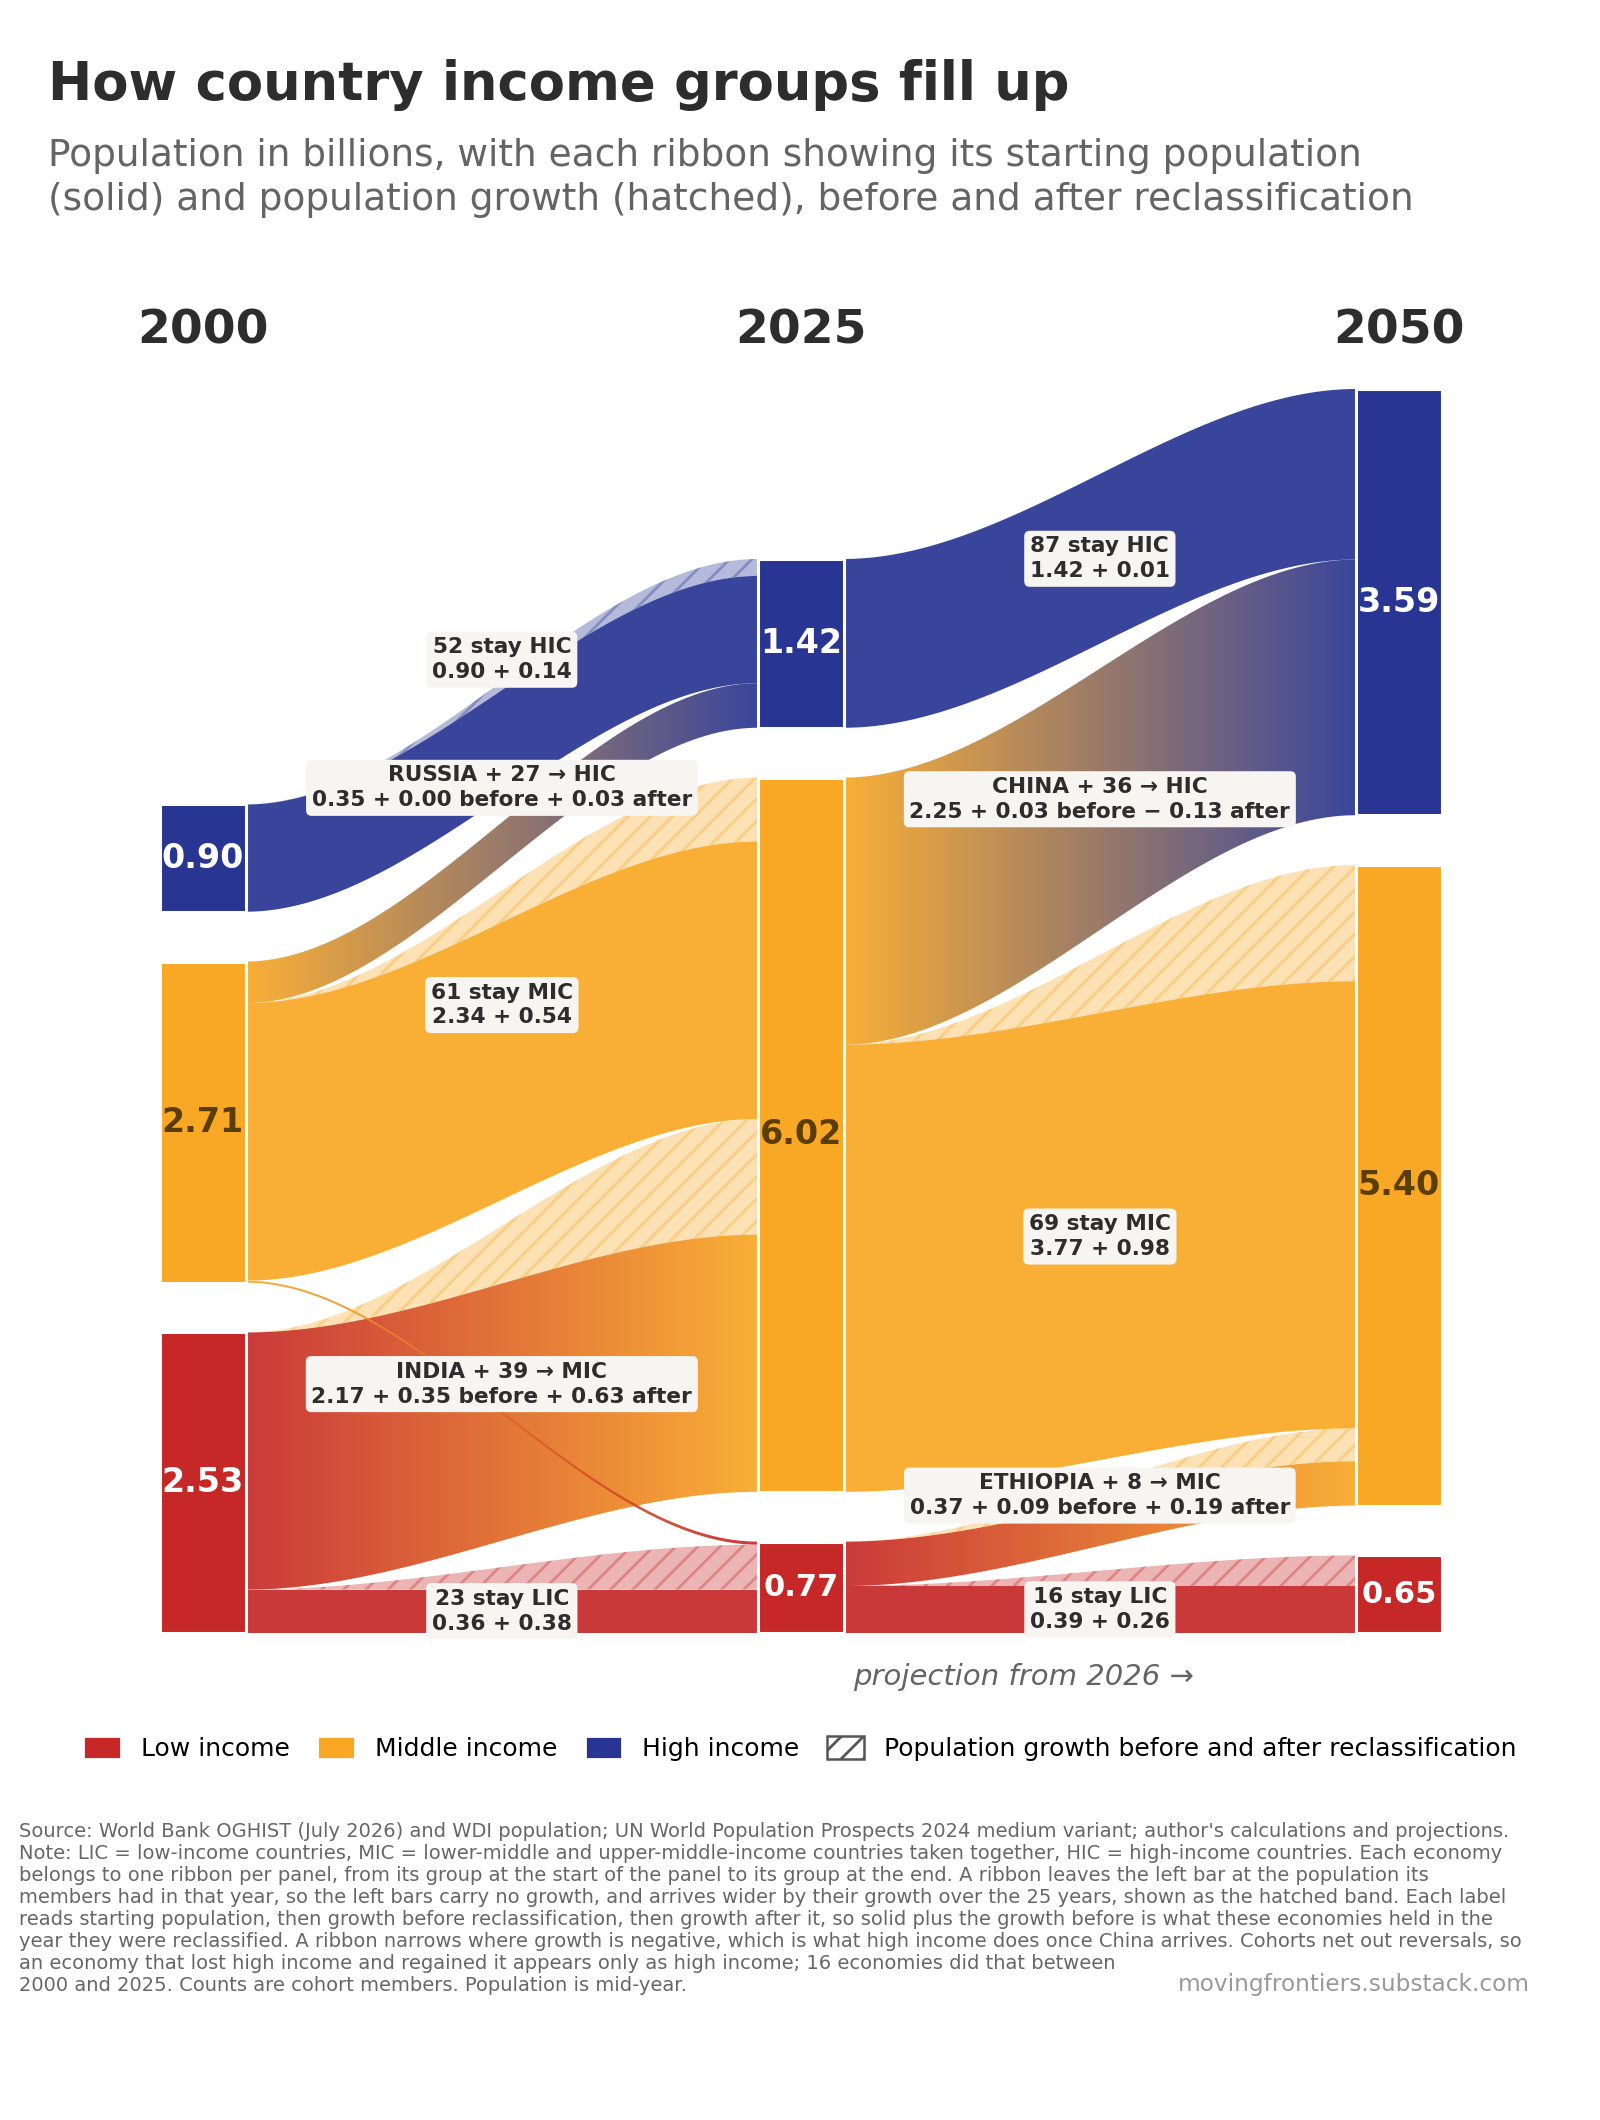

Write Python code to recreate this figure.
"""
chart-10-how-country-income-groups-fill-up
==========================================

Self-sufficient. Needs only Python with pandas-free stdlib plus numpy and
matplotlib. Run it in an empty directory:

    python3 chart-10-how-country-income-groups-fill-up.py

Writes chart-10-how-country-income-groups-fill-up.png and .csv.

-----------------------------------------------------------------------------
PROVENANCE
-----------------------------------------------------------------------------
Sources, frozen and embedded below. Do not swap the embedded table for a live
call, a download, or a re-read of the workbook: the output is pinned to these
vintages and must run offline.

  World Bank, Country Analytical History (OGHIST), July 2026 vintage
      income classification of each economy, 1987 to 2025
  World Bank, World Development Indicators, SP.POP.TOTL
      population to 2025
  United Nations, World Population Prospects 2024, medium variant
      population from 2026, rebased to each economy's 2025 level

  Classification from 2026 and population from 2026 are PROJECTIONS produced by
  the author's workbook income-classification-2050.xlsx, not read from any
  publisher. Each economy grows at its decade-median rate subject to a floor
  equal to threshold drift and a group-specific cap, 21 economies are held at
  their 2025 class, and no economy is downgraded after 2025.

  Freeze date: 28 August 2026, from income-classification-2050.xlsx.

DERIVED VALUES
  COHORTS is derived, not raw. Each record is one economy in one panel, and its
  three growth fields are the sum of that economy's annual population changes
  credited to the group it held at the start of each year. Those annual series
  are not recoverable from this file.
  LEVELS is embedded rather than summed from COHORTS because the original read
  totalled with pandas, whose pairwise summation differs from a left-to-right
  Python sum in the last few bits. The script asserts the two agree to 1e-9.
  N_LEFT_HIC_2000_2025 is a count over the annual classification series and
  likewise cannot be recomputed from COHORTS. It defends a caption claim.

DUPLICATION
  COHORTS and LEVELS also appear in
  chart-11-how-population-growth-and-reclassification-affect-income-group-size.py.
  The duplication is deliberate so that each file stays single-file
  self-sufficient.

-----------------------------------------------------------------------------
METHOD
-----------------------------------------------------------------------------
Each economy belongs to exactly one cohort per panel, defined by its group at
the start and its group at the end. A cohort leaves the left bar at its base
population, so the left bars carry no growth, and arrives at the right bar wider
by the growth of those members over the 25 years. Growth is credited to the
group the economy held at the start of each year, which splits it into growth
before the move and growth after it. Base plus growth-before is the population
in the year of the reclassification.

Cohorts net out reversals: an economy that lost high income and regained it
appears only as high income. Sixteen economies did that between 2000 and 2025.

Layout is measured, not eyeballed. Flow labels are placed by a collision
resolver against rendered bounding boxes, and the caption block is anchored to
the legend's measured bottom edge.
"""
import csv
import os
import numpy as np
import matplotlib
matplotlib.use('Agg')
import matplotlib.pyplot as plt
from matplotlib import font_manager
from matplotlib.path import Path
from matplotlib.patches import PathPatch, Rectangle
from matplotlib.colors import LinearSegmentedColormap

STEM = 'chart-10-how-country-income-groups-fill-up'
DPI = 200

# --------------------------------------------------------------- embedded data
# One record per economy per panel, in the order the original read produced
# (economies sorted by ISO code), which the accumulations below depend on.
#   kind 'c' cohort, present in the classification at both ends of the panel
#   kind 'e' enters the classification during the panel
#   (kind, economy, origin, destination, base, growth_LIC, growth_MIC,
#    growth_HIC, end)  -- populations in millions, mid-year
COHORTS = {
    (2000, 2025): [
        ('c', 'Aruba', 'HIC', 'HIC', 0.091, 0.0, 0.0, 0.018000000000000002, 0.109),
        ('c', 'Afghanistan', 'LIC', 'LIC', 20.13, 23.714000000000002, 0.0, 0.0, 43.844),
        ('c', 'Angola', 'LIC', 'MIC', 16.195, 2.405000000000001, 20.439999999999998, 0.0, 39.04),
        ('c', 'Albania', 'MIC', 'MIC', 3.089, 0.0, -0.7389999999999999, 0.0, 2.35),
        ('c', 'Andorra', 'HIC', 'HIC', 0.066, 0.0, 0.0, 0.017, 0.083),
        ('c', 'United Arab Emirates', 'HIC', 'HIC', 3.494, 0.0, 0.0, 8.019, 11.513),
        ('c', 'Argentina', 'MIC', 'MIC', 37.214, 0.0, 7.818000000000005, 0.8189999999999955, 45.851),
        ('c', 'Armenia', 'LIC', 'MIC', 3.221, -0.020999999999999908, -0.11299999999999999, 0.0, 3.087),
        ('c', 'American Samoa', 'MIC', 'HIC', 0.057, 0.0, -0.009000000000000001, -0.0020000000000000018, 0.046),
        ('c', 'Antigua and Barbuda', 'MIC', 'HIC', 0.075, 0.0, 0.006999999999999992, 0.01200000000000001, 0.094),
        ('c', 'Australia', 'HIC', 'HIC', 19.029, 0.0, 0.0, 8.585, 27.614),
        ('c', 'Austria', 'HIC', 'HIC', 8.012, 0.0, 0.0, 1.1959999999999997, 9.208),
        ('c', 'Azerbaijan', 'LIC', 'MIC', 8.049, 0.1850000000000005, 2.013, 0.0, 10.247),
        ('c', 'Burundi', 'LIC', 'LIC', 6.47, 7.920000000000001, 0.0, 0.0, 14.39),
        ('c', 'Belgium', 'HIC', 'HIC', 10.251, 0.0, 0.0, 1.6910000000000007, 11.942),
        ('c', 'Benin', 'LIC', 'MIC', 7.222, 5.505, 2.0869999999999997, 0.0, 14.814),
        ('c', 'Burkina Faso', 'LIC', 'LIC', 11.926, 12.149, 0.0, 0.0, 24.075),
        ('c', 'Bangladesh', 'LIC', 'MIC', 134.544, 23.420999999999992, 17.72200000000001, 0.0, 175.687),
        ('c', 'Bulgaria', 'MIC', 'HIC', 8.17, 0.0, -1.7229999999999999, -0.014000000000000234, 6.433),
        ('c', 'Bahrain', 'MIC', 'HIC', 0.638, 0.0, 0.02300000000000002, 0.9390000000000001, 1.6),
        ('c', 'Bahamas, The', 'HIC', 'HIC', 0.324, 0.0, 0.0, 0.07900000000000001, 0.403),
        ('c', 'Bosnia and Herzegovina', 'MIC', 'MIC', 4.16, 0.0, -1.02, 0.0, 3.14),
        ('c', 'Belarus', 'MIC', 'MIC', 9.98, 0.0, -0.8940000000000001, 0.0, 9.086),
        ('c', 'Belize', 'MIC', 'MIC', 0.241, 0.0, 0.182, 0.0, 0.423),
        ('c', 'Bermuda', 'HIC', 'HIC', 0.062, 0.0, 0.0, 0.0030000000000000027, 0.065),
        ('c', 'Bolivia', 'MIC', 'MIC', 8.606, 0.0, 3.976000000000001, 0.0, 12.582),
        ('c', 'Brazil', 'MIC', 'MIC', 174.018, 0.0, 38.79400000000001, 0.0, 212.812),
        ('c', 'Barbados', 'HIC', 'HIC', 0.262, 0.0, 0.006000000000000005, 0.014999999999999958, 0.283),
        ('c', 'Brunei Darussalam', 'HIC', 'HIC', 0.326, 0.0, 0.0, 0.14, 0.466),
        ('c', 'Bhutan', 'LIC', 'MIC', 0.597, 0.07400000000000007, 0.126, 0.0, 0.797),
        ('c', 'Botswana', 'MIC', 'MIC', 1.677, 0.0, 0.8849999999999998, 0.0, 2.562),
        ('c', 'Central African Republic', 'LIC', 'LIC', 3.833, 1.6799999999999997, 0.0, 0.0, 5.513),
        ('c', 'Canada', 'HIC', 'HIC', 30.686, 0.0, 0.0, 10.966000000000001, 41.652),
        ('c', 'Switzerland', 'HIC', 'HIC', 7.184, 0.0, 0.0, 1.9080000000000004, 9.092),
        ('c', 'Channel Islands', 'HIC', 'HIC', 0.148, 0.0, 0.0, 0.020000000000000018, 0.168),
        ('c', 'Chile', 'MIC', 'HIC', 15.504, 0.0, 2.014999999999999, 2.341000000000001, 19.86),
        ('c', 'China', 'MIC', 'MIC', 1262.645, 0.0, 143.94000000000005, 0.0, 1406.585),
        ('c', "Côte d'Ivoire", 'LIC', 'MIC', 17.699, 3.8149999999999977, 11.198000000000004, 0.0, 32.712),
        ('c', 'Cameroon', 'LIC', 'MIC', 14.913, 2.161999999999999, 12.804000000000002, 0.0, 29.879),
        ('c', 'Congo, Dem. Rep.', 'LIC', 'LIC', 50.507, 62.324999999999996, 0.0, 0.0, 112.832),
        ('c', 'Congo, Rep.', 'LIC', 'MIC', 3.151, 0.5450000000000004, 2.788, 0.0, 6.484),
        ('c', 'Colombia', 'MIC', 'MIC', 39.09, 0.0, 14.335999999999999, 0.0, 53.426),
        ('c', 'Comoros', 'LIC', 'MIC', 0.536, 0.236, 0.11099999999999999, 0.0, 0.883),
        ('c', 'Cabo Verde', 'MIC', 'MIC', 0.453, 0.0, 0.07400000000000001, 0.0, 0.527),
        ('c', 'Costa Rica', 'MIC', 'HIC', 3.938, 0.0, 1.1919999999999997, 0.022999999999999687, 5.153),
        ('c', 'Cuba', 'MIC', 'MIC', 11.109, 0.0, -0.1720000000000006, 0.0, 10.937),
        ('e', 'Curaçao', '', 'HIC', 0.0, 0.0, 0.0, 0.0, 0.156),
        ('c', 'Cayman Islands', 'HIC', 'HIC', 0.04, 0.0, 0.0, 0.036, 0.076),
        ('c', 'Cyprus', 'HIC', 'HIC', 0.948, 0.0, 0.0, 0.42300000000000004, 1.371),
        ('c', 'Czechia', 'MIC', 'HIC', 10.255, 0.0, -0.016000000000000014, 0.6479999999999997, 10.887),
        ('c', 'Germany', 'HIC', 'HIC', 82.212, 0.0, 0.0, 1.2789999999999964, 83.491),
        ('c', 'Djibouti', 'MIC', 'MIC', 0.747, 0.0, 0.43699999999999994, 0.0, 1.184),
        ('c', 'Dominica', 'MIC', 'MIC', 0.069, 0.0, -0.0030000000000000027, 0.0, 0.066),
        ('c', 'Denmark', 'HIC', 'HIC', 5.34, 0.0, 0.0, 0.6690000000000005, 6.009),
        ('c', 'Dominican Republic', 'MIC', 'MIC', 8.584, 0.0, 2.936, 0.0, 11.52),
        ('c', 'Algeria', 'MIC', 'MIC', 30.904, 0.0, 16.531000000000002, 0.0, 47.435),
        ('c', 'Ecuador', 'MIC', 'MIC', 12.689, 0.0, 5.600999999999999, 0.0, 18.29),
        ('c', 'Egypt, Arab Rep.', 'MIC', 'MIC', 73.083, 0.0, 45.283, 0.0, 118.366),
        ('c', 'Eritrea', 'LIC', 'LIC', 2.247, 1.3600000000000003, 0.0, 0.0, 3.607),
        ('c', 'Spain', 'HIC', 'HIC', 40.568, 0.0, 0.0, 8.786999999999999, 49.355),
        ('c', 'Estonia', 'MIC', 'HIC', 1.397, 0.0, -0.050000000000000044, 0.019000000000000128, 1.366),
        ('c', 'Ethiopia', 'LIC', 'LIC', 67.411, 68.061, 0.0, 0.0, 135.472),
        ('c', 'Finland', 'HIC', 'HIC', 5.176, 0.0, 0.0, 0.46999999999999975, 5.646),
        ('c', 'Fiji', 'MIC', 'MIC', 0.841, 0.0, 0.09200000000000008, 0.0, 0.933),
        ('c', 'France', 'HIC', 'HIC', 60.919, 0.0, 0.0, 7.801000000000002, 68.72),
        ('c', 'Faeroe Islands', 'HIC', 'HIC', 0.046, 0.0, 0.0, 0.009000000000000001, 0.055),
        ('c', 'Micronesia, Fed. Sts.', 'MIC', 'MIC', 0.112, 0.0, 0.0020000000000000018, 0.0, 0.114),
        ('c', 'Gabon', 'MIC', 'MIC', 1.276, 0.0, 1.317, 0.0, 2.593),
        ('c', 'United Kingdom', 'HIC', 'HIC', 58.893, 0.0, 0.0, 10.593999999999994, 69.487),
        ('c', 'Georgia', 'LIC', 'MIC', 4.077, -0.125, -0.016000000000000014, 0.0, 3.936),
        ('c', 'Ghana', 'LIC', 'MIC', 19.637, 5.838000000000001, 9.588999999999999, 0.0, 35.064),
        ('e', 'Gibraltar', '', 'HIC', 0.0, 0.0, 0.0, 0.0, 0.04),
        ('c', 'Guinea', 'LIC', 'MIC', 8.429, 5.6259999999999994, 1.045, 0.0, 15.1),
        ('c', 'Gambia, The', 'LIC', 'LIC', 1.455, 1.367, 0.0, 0.0, 2.822),
        ('c', 'Guinea-Bissau', 'LIC', 'LIC', 1.235, 1.015, 0.0, 0.0, 2.25),
        ('c', 'Equatorial Guinea', 'MIC', 'MIC', 0.703, 0.15000000000000002, 0.667, 0.4179999999999999, 1.938),
        ('c', 'Greece', 'HIC', 'HIC', 10.806, 0.0, 0.0, -0.39199999999999946, 10.414),
        ('c', 'Grenada', 'MIC', 'MIC', 0.107, 0.0, 0.010000000000000009, 0.0, 0.117),
        ('c', 'Greenland', 'HIC', 'HIC', 0.056, 0.0, 0.0, 0.0010000000000000009, 0.057),
        ('c', 'Guatemala', 'MIC', 'MIC', 11.698, 0.0, 6.989999999999998, 0.0, 18.688),
        ('c', 'Guam', 'HIC', 'HIC', 0.16, 0.0, 0.0, 0.009000000000000008, 0.169),
        ('c', 'Guyana', 'MIC', 'HIC', 0.765, 0.0, 0.05699999999999994, 0.014000000000000012, 0.836),
        ('c', 'Hong Kong SAR, China', 'HIC', 'HIC', 6.665, 0.0, 0.0, 0.8339999999999996, 7.499),
        ('c', 'Honduras', 'MIC', 'MIC', 6.578, 0.0, 4.428, 0.0, 11.006),
        ('c', 'Croatia', 'MIC', 'HIC', 4.468, 0.0, -0.2240000000000002, -0.3679999999999999, 3.876),
        ('c', 'Haiti', 'LIC', 'MIC', 8.303, 2.940999999999999, 0.6620000000000008, 0.0, 11.906),
        ('c', 'Hungary', 'MIC', 'HIC', 10.211, 0.0, -0.24200000000000088, -0.45500000000000007, 9.514),
        ('c', 'Indonesia', 'LIC', 'MIC', 216.078, 8.969999999999999, 60.673, 0.0, 285.721),
        ('c', 'Isle of Man', 'MIC', 'HIC', 0.076, 0.0, 0.0010000000000000009, 0.007000000000000006, 0.084),
        ('c', 'India', 'LIC', 'MIC', 1057.923, 132.75299999999993, 273.19000000000005, 0.0, 1463.866),
        ('c', 'Ireland', 'HIC', 'HIC', 3.805, 0.0, 0.0, 1.6789999999999998, 5.484),
        ('c', 'Iran, Islamic Rep.', 'MIC', 'MIC', 66.419, 0.0, 25.99900000000001, 0.0, 92.418),
        ('c', 'Iraq', 'MIC', 'MIC', 24.424, 0.0, 22.597, 0.0, 47.021),
        ('c', 'Iceland', 'HIC', 'HIC', 0.281, 0.0, 0.0, 0.11099999999999999, 0.392),
        ('c', 'Israel', 'HIC', 'HIC', 6.289, 0.0, 0.0, 3.8339999999999996, 10.123),
        ('c', 'Italy', 'HIC', 'HIC', 56.942, 0.0, 0.0, 1.9739999999999966, 58.916),
        ('c', 'Jamaica', 'MIC', 'MIC', 2.608, 0.0, 0.2290000000000001, 0.0, 2.837),
        ('c', 'Jordan', 'MIC', 'MIC', 5.387, 0.0, 6.134000000000001, 0.0, 11.521),
        ('c', 'Japan', 'HIC', 'HIC', 126.843, 0.0, 0.0, -3.475999999999999, 123.367),
        ('c', 'Kazakhstan', 'MIC', 'MIC', 15.501, 0.0, 5.343000000000002, 0.0, 20.844),
        ('c', 'Kenya', 'LIC', 'MIC', 30.643, 15.408000000000001, 11.480999999999995, 0.0, 57.532),
        ('c', 'Kyrgyz Republic', 'LIC', 'MIC', 4.898, 0.8790000000000004, 1.5659999999999998, 0.0, 7.343),
        ('c', 'Cambodia', 'LIC', 'MIC', 12.462, 3.1609999999999996, 2.2249999999999996, 0.0, 17.848),
        ('c', 'Kiribati', 'MIC', 'MIC', 0.089, 0.0, 0.047000000000000014, 0.0, 0.136),
        ('c', 'St. Kitts and Nevis', 'MIC', 'HIC', 0.045, 0.0, 0.0020000000000000018, 0.0, 0.047),
        ('c', 'Korea, Rep.', 'MIC', 'HIC', 47.008, 0.0, 0.36199999999999477, 4.315000000000005, 51.685),
        ('c', 'Kuwait', 'HIC', 'HIC', 1.955, 0.0, 0.0, 2.91, 4.865),
        ('c', 'Lao PDR', 'LIC', 'MIC', 5.431, 0.9029999999999996, 1.5390000000000006, 0.0, 7.873),
        ('c', 'Lebanon', 'MIC', 'MIC', 4.329, 0.0, 1.5200000000000005, 0.0, 5.849),
        ('c', 'Liberia', 'LIC', 'LIC', 2.928, 2.803, 0.0, 0.0, 5.731),
        ('c', 'Libya', 'MIC', 'MIC', 5.305, 0.0, 2.154, 0.0, 7.459),
        ('c', 'St. Lucia', 'MIC', 'MIC', 0.159, 0.0, 0.02099999999999999, 0.0, 0.18),
        ('c', 'Liechtenstein', 'HIC', 'HIC', 0.033, 0.0, 0.0, 0.008, 0.041),
        ('c', 'Sri Lanka', 'MIC', 'MIC', 19.293, 0.0, 2.463000000000001, 0.0, 21.756),
        ('c', 'Lesotho', 'LIC', 'MIC', 2.004, -0.050999999999999934, 0.4099999999999999, 0.0, 2.363),
        ('c', 'Lithuania', 'MIC', 'HIC', 3.5, 0.0, -0.5110000000000001, -0.10000000000000009, 2.889),
        ('c', 'Luxembourg', 'HIC', 'HIC', 0.436, 0.0, 0.0, 0.25100000000000006, 0.687),
        ('c', 'Latvia', 'MIC', 'HIC', 2.368, 0.0, -0.29000000000000004, -0.22999999999999976, 1.848),
        ('c', 'Macao SAR, China', 'HIC', 'HIC', 0.431, 0.0, 0.0, 0.25500000000000006, 0.686),
        ('e', 'St. Martin (French part)', '', 'HIC', 0.0, 0.0, 0.0, 0.0, 0.025),
        ('c', 'Morocco', 'MIC', 'MIC', 28.423, 0.0, 10.008, 0.0, 38.431),
        ('c', 'Monaco', 'HIC', 'HIC', 0.032, 0.0, 0.0, 0.005999999999999998, 0.038),
        ('c', 'Moldova', 'LIC', 'MIC', 2.925, -0.03600000000000003, -0.5279999999999996, 0.0, 2.361),
        ('c', 'Madagascar', 'LIC', 'LIC', 16.516, 16.225, 0.0, 0.0, 32.741),
        ('c', 'Maldives', 'MIC', 'MIC', 0.282, 0.0, 0.24800000000000005, 0.0, 0.53),
        ('c', 'Mexico', 'MIC', 'MIC', 98.626, 0.0, 33.321, 0.0, 131.947),
        ('c', 'Marshall Islands', 'MIC', 'MIC', 0.051, 0.0, -0.015, 0.0, 0.036),
        ('c', 'North Macedonia', 'MIC', 'MIC', 2.026, 0.0, -0.20499999999999985, 0.0, 1.821),
        ('c', 'Mali', 'LIC', 'LIC', 11.559, 13.640000000000002, 0.0, 0.0, 25.199),
        ('c', 'Malta', 'HIC', 'HIC', 0.39, 0.0, 0.0030000000000000027, 0.18699999999999994, 0.58),
        ('c', 'Myanmar', 'LIC', 'MIC', 45.291, 5.391000000000005, 4.168999999999997, 0.0, 54.851),
        ('e', 'Montenegro', '', 'MIC', 0.0, 0.0, 0.0, 0.0, 0.623),
        ('c', 'Mongolia', 'LIC', 'MIC', 2.388, 0.21399999999999997, 0.9670000000000001, 0.0, 3.569),
        ('c', 'Northern Mariana Islands', 'HIC', 'HIC', 0.068, 0.0, -0.008000000000000007, -0.016, 0.044),
        ('c', 'Mozambique', 'LIC', 'LIC', 18.13, 17.502, 0.0, 0.0, 35.632),
        ('c', 'Mauritania', 'LIC', 'MIC', 2.613, 0.8940000000000001, 1.8080000000000003, 0.0, 5.315),
        ('c', 'Mauritius', 'MIC', 'MIC', 1.187, 0.0, 0.05699999999999994, 0.0, 1.244),
        ('c', 'Malawi', 'LIC', 'LIC', 11.316, 10.9, 0.0, 0.0, 22.216),
        ('c', 'Malaysia', 'MIC', 'MIC', 22.968, 0.0, 13.010000000000002, 0.0, 35.978),
        ('c', 'Namibia', 'MIC', 'MIC', 1.819, 0.0, 1.274, 0.0, 3.093),
        ('c', 'New Caledonia', 'HIC', 'HIC', 0.223, 0.0, 0.0, 0.07199999999999998, 0.295),
        ('c', 'Niger', 'LIC', 'LIC', 11.51, 16.408, 0.0, 0.0, 27.918),
        ('c', 'Nigeria', 'LIC', 'MIC', 126.382, 31.212999999999994, 79.93299999999999, 0.0, 237.528),
        ('c', 'Nicaragua', 'LIC', 'MIC', 5.023, 0.31899999999999995, 1.6660000000000004, 0.0, 7.008),
        ('c', 'Netherlands', 'HIC', 'HIC', 15.926, 0.0, 0.0, 2.162000000000001, 18.088),
        ('c', 'Norway', 'HIC', 'HIC', 4.491, 0.0, 0.0, 1.12, 5.611),
        ('c', 'Nepal', 'LIC', 'MIC', 24.547, 3.867000000000001, 1.203999999999997, 0.0, 29.618),
        ('e', 'Nauru', '', 'HIC', 0.0, 0.0, 0.0, 0.0, 0.012),
        ('c', 'New Zealand', 'HIC', 'HIC', 3.858, 0.0, 0.0, 1.467, 5.325),
        ('c', 'Oman', 'MIC', 'HIC', 2.282, 0.0, 0.2879999999999998, 2.9250000000000003, 5.495),
        ('c', 'Pakistan', 'LIC', 'MIC', 154.879, 34.620000000000005, 65.721, 0.0, 255.22),
        ('c', 'Panama', 'MIC', 'HIC', 3.01, 0.0, 1.141, 0.41999999999999993, 4.571),
        ('c', 'Peru', 'MIC', 'MIC', 26.598, 0.0, 7.978999999999999, 0.0, 34.577),
        ('c', 'Philippines', 'MIC', 'MIC', 79.625, 0.0, 37.162000000000006, 0.0, 116.787),
        ('c', 'Palau', 'MIC', 'HIC', 0.019, 0.0, -0.0010000000000000009, 0.0, 0.018),
        ('c', 'Papua New Guinea', 'MIC', 'MIC', 5.537, 1.455, 3.771, 0.0, 10.763),
        ('c', 'Poland', 'MIC', 'HIC', 38.259, 0.0, -0.10699999999999932, -1.716000000000001, 36.436),
        ('c', 'Puerto Rico (U.S.)', 'MIC', 'HIC', 3.811, 0.0, 0.0129999999999999, -0.6389999999999998, 3.185),
        ('c', 'Korea, Dem. Rep.', 'LIC', 'LIC', 23.666, 2.905000000000001, 0.0, 0.0, 26.571),
        ('c', 'Portugal', 'HIC', 'HIC', 10.29, 0.0, 0.0, 0.5150000000000006, 10.805),
        ('c', 'Paraguay', 'MIC', 'MIC', 5.101, 0.0, 1.912, 0.0, 7.013),
        ('c', 'West Bank and Gaza', 'MIC', 'MIC', 2.922, 0.0, 2.4919999999999995, 0.0, 5.414),
        ('c', 'French Polynesia', 'HIC', 'HIC', 0.24, 0.0, 0.0, 0.04199999999999998, 0.282),
        ('c', 'Qatar', 'HIC', 'HIC', 0.645, 0.0, 0.0, 2.327, 2.972),
        ('c', 'Romania', 'MIC', 'HIC', 22.443, 0.0, -3.214000000000002, -0.20899999999999963, 19.02),
        ('c', 'Russian Federation', 'MIC', 'HIC', 146.597, 0.0, -4.03400000000002, 0.950000000000017, 143.513),
        ('c', 'Rwanda', 'LIC', 'LIC', 8.214, 6.355, 0.0, 0.0, 14.569),
        ('c', 'Saudi Arabia', 'MIC', 'HIC', 16.178, 0.0, 3.4909999999999997, 17.304999999999996, 36.974),
        ('c', 'Sudan', 'LIC', 'LIC', 27.817, 11.061, 12.783999999999999, 0.0, 51.662),
        ('c', 'Senegal', 'LIC', 'MIC', 9.968, 3.6899999999999995, 5.273999999999999, 0.0, 18.932),
        ('c', 'Singapore', 'HIC', 'HIC', 4.028, 0.0, 0.0, 2.083, 6.111),
        ('c', 'Solomon Islands', 'LIC', 'MIC', 0.44, 0.08400000000000002, 0.31499999999999995, 0.0, 0.839),
        ('c', 'Sierra Leone', 'LIC', 'LIC', 4.424, 4.396, 0.0, 0.0, 8.82),
        ('c', 'El Salvador', 'MIC', 'MIC', 5.943, 0.0, 0.42300000000000004, 0.0, 6.366),
        ('c', 'San Marino', 'HIC', 'HIC', 0.027, 0.0, 0.0, 0.007000000000000003, 0.034),
        ('c', 'Somalia, Fed. Rep.', 'LIC', 'LIC', 8.839, 10.816, 0.0, 0.0, 19.655),
        ('e', 'Serbia', '', 'MIC', 0.0, 0.0, 0.0, 0.0, 6.549),
        ('e', 'South Sudan', '', 'LIC', 0.0, 0.0, 0.0, 0.0, 12.189),
        ('c', 'São Tomé and Príncipe', 'LIC', 'MIC', 0.144, 0.03, 0.066, 0.0, 0.24),
        ('c', 'Suriname', 'MIC', 'MIC', 0.477, 0.0, 0.16300000000000003, 0.0, 0.64),
        ('c', 'Slovak Republic', 'MIC', 'HIC', 5.389, 0.0, -0.014000000000000234, 0.0389999999999997, 5.414),
        ('c', 'Slovenia', 'HIC', 'HIC', 1.989, 0.0, 0.0, 0.14199999999999968, 2.131),
        ('c', 'Sweden', 'HIC', 'HIC', 8.872, 0.0, 0.0, 1.7249999999999996, 10.597),
        ('c', 'Eswatini', 'MIC', 'MIC', 1.041, 0.0, 0.21500000000000008, 0.0, 1.256),
        ('e', 'Sint Maarten (Dutch part)', '', 'HIC', 0.0, 0.0, 0.0, 0.0, 0.044),
        ('c', 'Seychelles', 'MIC', 'HIC', 0.081, 0.0, 0.009999999999999995, 0.032, 0.123),
        ('c', 'Syrian Arab Republic', 'MIC', 'LIC', 16.638, 6.395, 2.5869999999999997, 0.0, 25.62),
        ('e', 'Turks and Caicos Islands', '', 'HIC', 0.0, 0.0, 0.0, 0.0, 0.047),
        ('c', 'Chad', 'LIC', 'LIC', 8.512, 12.492, 0.0, 0.0, 21.004),
        ('c', 'Togo', 'LIC', 'MIC', 4.784, 3.8080000000000007, 0.0, 0.0, 8.592),
        ('c', 'Thailand', 'MIC', 'MIC', 63.008, 0.0, 8.612000000000002, 0.0, 71.62),
        ('c', 'Tajikistan', 'LIC', 'MIC', 6.285, 2.8040000000000003, 1.6980000000000004, 0.0, 10.787),
        ('c', 'Turkmenistan', 'MIC', 'MIC', 4.583, 0.0, 3.0359999999999996, 0.0, 7.619),
        ('e', 'Timor-Leste', '', 'MIC', 0.0, 0.0, 0.0, 0.0, 1.419),
        ('c', 'Tonga', 'MIC', 'MIC', 0.103, 0.0, 0.0010000000000000009, 0.0, 0.104),
        ('c', 'Trinidad and Tobago', 'MIC', 'HIC', 1.32, 0.0, -0.02200000000000002, 0.07000000000000006, 1.368),
        ('c', 'Tunisia', 'MIC', 'MIC', 9.765, 0.0, 2.5839999999999996, 0.0, 12.349),
        ('c', 'Türkiye', 'MIC', 'MIC', 65.426, 0.0, 20.453000000000003, 0.0, 85.879),
        ('e', 'Tuvalu', '', 'MIC', 0.0, 0.0, 0.0, 0.0, 0.009),
        ('c', 'Taiwan, China', 'HIC', 'HIC', 22.333, 0.0, 0.0, 0.7800000000000011, 23.113),
        ('c', 'Tanzania', 'LIC', 'MIC', 34.26, 24.915, 11.37100000000001, 0.0, 70.546),
        ('c', 'Uganda', 'LIC', 'LIC', 24.0, 27.384999999999998, 0.0, 0.0, 51.385),
        ('c', 'Ukraine', 'LIC', 'MIC', 49.557, -0.8800000000000026, -9.697000000000003, 0.0, 38.98),
        ('c', 'Uruguay', 'MIC', 'HIC', 3.266, 0.0, 0.06899999999999995, 0.04999999999999982, 3.385),
        ('c', 'United States', 'HIC', 'HIC', 282.162, 0.0, 0.0, 59.62300000000005, 341.785),
        ('c', 'Uzbekistan', 'LIC', 'MIC', 24.787, 3.152000000000001, 9.113999999999997, 0.0, 37.053),
        ('c', 'St. Vincent and the Grenadines', 'MIC', 'MIC', 0.114, 0.0, -0.013999999999999999, 0.0, 0.1),
        ('c', 'Venezuela, RB', 'MIC', 'MIC', 24.527, 0.0, 3.669999999999998, 0.3200000000000003, 28.517),
        ('e', 'British Virgin Islands', '', 'HIC', 0.0, 0.0, 0.0, 0.0, 0.04),
        ('c', 'Virgin Islands (U.S.)', 'HIC', 'HIC', 0.109, 0.0, 0.0, -0.0050000000000000044, 0.104),
        ('c', 'Viet Nam', 'LIC', 'MIC', 77.154, 9.305999999999997, 15.13900000000001, 0.0, 101.599),
        ('c', 'Vanuatu', 'MIC', 'MIC', 0.186, 0.0, 0.14900000000000002, 0.0, 0.335),
        ('c', 'Samoa', 'MIC', 'MIC', 0.182, 0.0, 0.037000000000000005, 0.0, 0.219),
        ('e', 'Kosovo', '', 'MIC', 0.0, 0.0, 0.0, 0.0, 1.577),
        ('c', 'Yemen, Rep.', 'LIC', 'LIC', 19.624, 14.987000000000002, 7.163, 0.0, 41.774),
        ('c', 'South Africa', 'MIC', 'MIC', 47.16, 0.0, 17.587000000000003, 0.0, 64.747),
        ('c', 'Zambia', 'LIC', 'MIC', 10.018, 4.496999999999998, 7.399000000000003, 0.0, 21.914),
        ('c', 'Zimbabwe', 'LIC', 'MIC', 11.892, 3.1420000000000012, 1.9169999999999998, 0.0, 16.951),
    ],
    (2025, 2050): [
        ('c', 'Aruba', 'HIC', 'HIC', 0.109, 0.0, 0.0, -0.007999999999999993, 0.101),
        ('c', 'Afghanistan', 'LIC', 'LIC', 43.844, 33.041000000000004, 0.0, 0.0, 76.885),
        ('c', 'Angola', 'MIC', 'MIC', 39.04, 0.0, 35.255, 0.0, 74.295),
        ('c', 'Albania', 'MIC', 'HIC', 2.35, 0.0, -0.051000000000000156, -0.3999999999999999, 1.899),
        ('c', 'Andorra', 'HIC', 'HIC', 0.083, 0.0, 0.0, -0.0010000000000000009, 0.082),
        ('c', 'United Arab Emirates', 'HIC', 'HIC', 11.513, 0.0, 0.0, 4.0809999999999995, 15.594),
        ('c', 'Argentina', 'MIC', 'HIC', 45.851, 0.0, 0.1529999999999987, 2.3049999999999997, 48.309),
        ('c', 'Armenia', 'MIC', 'HIC', 3.087, 0.0, -0.14600000000000035, -0.33199999999999985, 2.609),
        ('c', 'American Samoa', 'HIC', 'HIC', 0.046, 0.0, 0.0, -0.008, 0.038),
        ('c', 'Antigua and Barbuda', 'HIC', 'HIC', 0.094, 0.0, 0.0, 0.0010000000000000009, 0.095),
        ('c', 'Australia', 'HIC', 'HIC', 27.614, 0.0, 0.0, 5.665000000000003, 33.279),
        ('c', 'Austria', 'HIC', 'HIC', 9.208, 0.0, 0.0, -0.3930000000000007, 8.815),
        ('c', 'Azerbaijan', 'MIC', 'HIC', 10.247, 0.0, 0.7639999999999993, 0.051000000000000156, 11.062),
        ('c', 'Burundi', 'LIC', 'LIC', 14.39, 9.742, 0.0, 0.0, 24.132),
        ('c', 'Belgium', 'HIC', 'HIC', 11.942, 0.0, 0.0, 0.11399999999999899, 12.056),
        ('c', 'Benin', 'MIC', 'MIC', 14.814, 0.0, 9.620000000000001, 0.0, 24.434),
        ('c', 'Burkina Faso', 'LIC', 'MIC', 24.075, 7.580000000000002, 5.649000000000001, 0.0, 37.304),
        ('c', 'Bangladesh', 'MIC', 'MIC', 175.687, 0.0, 39.02199999999999, 0.0, 214.709),
        ('c', 'Bulgaria', 'HIC', 'HIC', 6.433, 0.0, 0.0, -1.2569999999999997, 5.176),
        ('c', 'Bahrain', 'HIC', 'HIC', 1.6, 0.0, 0.0, 0.484, 2.084),
        ('c', 'Bahamas, The', 'HIC', 'HIC', 0.403, 0.0, 0.0, 0.020999999999999963, 0.424),
        ('c', 'Bosnia and Herzegovina', 'MIC', 'HIC', 3.14, 0.0, -0.1499999999999999, -0.5350000000000001, 2.455),
        ('c', 'Belarus', 'MIC', 'HIC', 9.086, 0.0, -0.5050000000000008, -1.0539999999999994, 7.527),
        ('c', 'Belize', 'MIC', 'MIC', 0.423, 0.0, 0.09400000000000003, 0.0, 0.517),
        ('c', 'Bermuda', 'HIC', 'HIC', 0.065, 0.0, 0.0, -0.008, 0.057),
        ('c', 'Bolivia', 'MIC', 'MIC', 12.582, 0.0, 3.5279999999999987, 0.0, 16.11),
        ('c', 'Brazil', 'MIC', 'HIC', 212.812, 0.0, 6.213999999999999, -1.5370000000000061, 217.489),
        ('c', 'Barbados', 'HIC', 'HIC', 0.283, 0.0, 0.0, -0.01899999999999996, 0.264),
        ('c', 'Brunei Darussalam', 'HIC', 'HIC', 0.466, 0.0, 0.0, 0.05399999999999999, 0.52),
        ('c', 'Bhutan', 'MIC', 'MIC', 0.797, 0.0, 0.08499999999999996, 0.0, 0.882),
        ('c', 'Botswana', 'MIC', 'MIC', 2.562, 0.0, 0.875, 0.0, 3.437),
        ('c', 'Central African Republic', 'LIC', 'LIC', 5.513, 5.104000000000001, 0.0, 0.0, 10.617),
        ('c', 'Canada', 'HIC', 'HIC', 41.652, 0.0, 0.0, 5.704000000000001, 47.356),
        ('c', 'Switzerland', 'HIC', 'HIC', 9.092, 0.0, 0.0, 0.3810000000000002, 9.473),
        ('c', 'Channel Islands', 'HIC', 'HIC', 0.168, 0.0, 0.0, 0.0, 0.168),
        ('c', 'Chile', 'HIC', 'HIC', 19.86, 0.0, 0.0, 0.46000000000000085, 20.32),
        ('c', 'China', 'MIC', 'HIC', 1406.585, 0.0, -3.161000000000058, -151.5999999999999, 1251.824),
        ('c', "Côte d'Ivoire", 'MIC', 'MIC', 32.712, 0.0, 23.034999999999997, 0.0, 55.747),
        ('c', 'Cameroon', 'MIC', 'MIC', 29.879, 0.0, 21.216999999999995, 0.0, 51.096),
        ('c', 'Congo, Dem. Rep.', 'LIC', 'MIC', 112.832, 64.114, 41.30000000000001, 0.0, 218.246),
        ('c', 'Congo, Rep.', 'MIC', 'MIC', 6.484, 0.0, 4.522, 0.0, 11.006),
        ('c', 'Colombia', 'MIC', 'HIC', 53.426, 0.0, 5.833999999999996, 0.125, 59.385),
        ('c', 'Comoros', 'MIC', 'MIC', 0.883, 0.0, 0.42500000000000004, 0.0, 1.308),
        ('c', 'Cabo Verde', 'MIC', 'HIC', 0.527, 0.0, 0.03400000000000003, 0.004999999999999893, 0.566),
        ('c', 'Costa Rica', 'HIC', 'HIC', 5.153, 0.0, 0.0, 0.2010000000000005, 5.354),
        ('c', 'Cuba', 'MIC', 'MIC', 10.937, 0.0, -1.5549999999999997, 0.0, 9.382),
        ('c', 'Curaçao', 'HIC', 'HIC', 0.156, 0.0, 0.0, -0.010000000000000009, 0.146),
        ('c', 'Cayman Islands', 'HIC', 'HIC', 0.076, 0.0, 0.0, 0.027999999999999997, 0.104),
        ('c', 'Cyprus', 'HIC', 'HIC', 1.371, 0.0, 0.0, 0.137, 1.508),
        ('c', 'Czechia', 'HIC', 'HIC', 10.887, 0.0, 0.0, -0.8040000000000003, 10.083),
        ('c', 'Germany', 'HIC', 'HIC', 83.491, 0.0, 0.0, -5.739999999999995, 77.751),
        ('c', 'Djibouti', 'MIC', 'MIC', 1.184, 0.0, 0.347, 0.0, 1.531),
        ('c', 'Dominica', 'MIC', 'HIC', 0.066, 0.0, -0.0020000000000000018, -0.0010000000000000009, 0.063),
        ('c', 'Denmark', 'HIC', 'HIC', 6.009, 0.0, 0.0, 0.12299999999999933, 6.132),
        ('c', 'Dominican Republic', 'MIC', 'HIC', 11.52, 0.0, 0.6370000000000005, 0.8390000000000004, 12.996),
        ('c', 'Algeria', 'MIC', 'MIC', 47.435, 0.0, 12.131, 0.0, 59.566),
        ('c', 'Ecuador', 'MIC', 'MIC', 18.29, 0.0, 3.0470000000000006, 0.0, 21.337),
        ('c', 'Egypt, Arab Rep.', 'MIC', 'MIC', 118.366, 0.0, 43.263999999999996, 0.0, 161.63),
        ('c', 'Eritrea', 'LIC', 'LIC', 3.607, 2.0889999999999995, 0.0, 0.0, 5.696),
        ('c', 'Spain', 'HIC', 'HIC', 49.355, 0.0, 0.0, -3.0519999999999996, 46.303),
        ('c', 'Estonia', 'HIC', 'HIC', 1.366, 0.0, 0.0, -0.17200000000000015, 1.194),
        ('c', 'Ethiopia', 'LIC', 'MIC', 135.472, 6.893000000000001, 82.65699999999998, 0.0, 225.022),
        ('c', 'Finland', 'HIC', 'HIC', 5.646, 0.0, 0.0, -0.27200000000000024, 5.374),
        ('c', 'Fiji', 'MIC', 'MIC', 0.933, 0.0, 0.06699999999999995, 0.0, 1.0),
        ('c', 'France', 'HIC', 'HIC', 68.72, 0.0, 0.0, 1.617999999999995, 70.338),
        ('c', 'Faeroe Islands', 'HIC', 'HIC', 0.055, 0.0, 0.0, 0.006999999999999999, 0.062),
        ('c', 'Micronesia, Fed. Sts.', 'MIC', 'MIC', 0.114, 0.0, 0.011999999999999997, 0.0, 0.126),
        ('c', 'Gabon', 'MIC', 'MIC', 2.593, 0.0, 1.492, 0.0, 4.085),
        ('c', 'United Kingdom', 'HIC', 'HIC', 69.487, 0.0, 0.0, 5.9480000000000075, 75.435),
        ('c', 'Georgia', 'MIC', 'HIC', 3.936, 0.0, -0.027000000000000135, -0.121, 3.788),
        ('c', 'Ghana', 'MIC', 'MIC', 35.064, 0.0, 15.488999999999997, 0.0, 50.553),
        ('c', 'Gibraltar', 'HIC', 'HIC', 0.04, 0.0, 0.0, 0.010000000000000002, 0.05),
        ('c', 'Guinea', 'MIC', 'MIC', 15.1, 0.0, 8.305000000000001, 0.0, 23.405),
        ('c', 'Gambia, The', 'LIC', 'MIC', 2.822, 0.3689999999999998, 1.1109999999999998, 0.0, 4.302),
        ('c', 'Guinea-Bissau', 'LIC', 'MIC', 2.25, 0.09600000000000009, 1.093, 0.0, 3.439),
        ('c', 'Equatorial Guinea', 'MIC', 'MIC', 1.938, 0.0, 1.2060000000000002, 0.0, 3.144),
        ('c', 'Greece', 'HIC', 'HIC', 10.414, 0.0, 0.0, -1.1809999999999992, 9.233),
        ('c', 'Grenada', 'MIC', 'HIC', 0.117, 0.0, 0.0, -0.0040000000000000036, 0.113),
        ('c', 'Greenland', 'HIC', 'HIC', 0.057, 0.0, 0.0, -0.006000000000000005, 0.051),
        ('c', 'Guatemala', 'MIC', 'HIC', 18.688, 0.0, 4.824000000000002, 1.158999999999999, 24.671),
        ('c', 'Guam', 'HIC', 'HIC', 0.169, 0.0, 0.0, 0.021999999999999992, 0.191),
        ('c', 'Guyana', 'HIC', 'HIC', 0.836, 0.0, 0.0, 0.10499999999999998, 0.941),
        ('c', 'Hong Kong SAR, China', 'HIC', 'HIC', 7.499, 0.0, 0.0, -1.3239999999999998, 6.175),
        ('c', 'Honduras', 'MIC', 'MIC', 11.006, 0.0, 3.8409999999999993, 0.0, 14.847),
        ('c', 'Croatia', 'HIC', 'HIC', 3.876, 0.0, 0.0, -0.6179999999999999, 3.258),
        ('c', 'Haiti', 'MIC', 'MIC', 11.906, 0.0, 2.8049999999999997, 0.0, 14.711),
        ('c', 'Hungary', 'HIC', 'HIC', 9.514, 0.0, 0.0, -0.895999999999999, 8.618),
        ('c', 'Indonesia', 'MIC', 'MIC', 285.721, 0.0, 34.99200000000002, 0.0, 320.713),
        ('c', 'Isle of Man', 'HIC', 'HIC', 0.084, 0.0, 0.0, -0.006000000000000005, 0.078),
        ('c', 'India', 'MIC', 'MIC', 1463.866, 0.0, 215.72299999999996, 0.0, 1679.589),
        ('c', 'Ireland', 'HIC', 'HIC', 5.484, 0.0, 0.0, 0.6840000000000002, 6.168),
        ('c', 'Iran, Islamic Rep.', 'MIC', 'MIC', 92.418, 0.0, 9.443999999999988, 0.0, 101.862),
        ('c', 'Iraq', 'MIC', 'MIC', 47.021, 0.0, 24.908, 0.0, 71.929),
        ('c', 'Iceland', 'HIC', 'HIC', 0.392, 0.0, 0.0, 0.034999999999999976, 0.427),
        ('c', 'Israel', 'HIC', 'HIC', 10.123, 0.0, 0.0, 3.803000000000001, 13.926),
        ('c', 'Italy', 'HIC', 'HIC', 58.916, 0.0, 0.0, -7.226999999999997, 51.689),
        ('c', 'Jamaica', 'MIC', 'HIC', 2.837, 0.0, -0.14300000000000024, -0.23899999999999988, 2.455),
        ('c', 'Jordan', 'MIC', 'MIC', 11.521, 0.0, 4.846, 0.0, 16.367),
        ('c', 'Japan', 'HIC', 'HIC', 123.367, 0.0, 0.0, -18.019000000000005, 105.348),
        ('c', 'Kazakhstan', 'MIC', 'HIC', 20.844, 0.0, 0.47199999999999775, 5.2280000000000015, 26.544),
        ('c', 'Kenya', 'MIC', 'MIC', 57.532, 0.0, 26.061000000000007, 0.0, 83.593),
        ('c', 'Kyrgyz Republic', 'MIC', 'MIC', 7.343, 0.0, 2.3629999999999995, 0.0, 9.706),
        ('c', 'Cambodia', 'MIC', 'MIC', 17.848, 0.0, 4.083000000000002, 0.0, 21.931),
        ('c', 'Kiribati', 'MIC', 'MIC', 0.136, 0.0, 0.046999999999999986, 0.0, 0.183),
        ('c', 'St. Kitts and Nevis', 'HIC', 'HIC', 0.047, 0.0, 0.0, -0.0030000000000000027, 0.044),
        ('c', 'Korea, Rep.', 'HIC', 'HIC', 51.685, 0.0, 0.0, -6.527000000000001, 45.158),
        ('c', 'Kuwait', 'HIC', 'HIC', 4.865, 0.0, 0.0, 1.2989999999999995, 6.164),
        ('c', 'Lao PDR', 'MIC', 'MIC', 7.873, 0.0, 1.8839999999999995, 0.0, 9.757),
        ('c', 'Lebanon', 'MIC', 'MIC', 5.849, 0.0, 1.1499999999999995, 0.0, 6.999),
        ('c', 'Liberia', 'LIC', 'MIC', 5.731, 2.463000000000001, 0.7169999999999987, 0.0, 8.911),
        ('c', 'Libya', 'MIC', 'MIC', 7.459, 0.0, 1.8019999999999996, 0.0, 9.261),
        ('c', 'St. Lucia', 'MIC', 'HIC', 0.18, 0.0, 0.0010000000000000009, -0.009000000000000008, 0.172),
        ('c', 'Liechtenstein', 'HIC', 'HIC', 0.041, 0.0, 0.0, 0.0029999999999999957, 0.044),
        ('c', 'Sri Lanka', 'MIC', 'MIC', 21.756, 0.0, 1.4839999999999982, 0.0, 23.24),
        ('c', 'Lesotho', 'MIC', 'MIC', 2.363, 0.0, 0.6299999999999999, 0.0, 2.993),
        ('c', 'Lithuania', 'HIC', 'HIC', 2.889, 0.0, 0.0, -0.5829999999999997, 2.306),
        ('c', 'Luxembourg', 'HIC', 'HIC', 0.687, 0.0, 0.0, 0.11199999999999999, 0.799),
        ('c', 'Latvia', 'HIC', 'HIC', 1.848, 0.0, 0.0, -0.3390000000000002, 1.509),
        ('c', 'Macao SAR, China', 'HIC', 'HIC', 0.686, 0.0, 0.0, -0.051000000000000045, 0.635),
        ('c', 'St. Martin (French part)', 'HIC', 'HIC', 0.025, 0.0, 0.0, -0.006000000000000002, 0.019),
        ('c', 'Morocco', 'MIC', 'MIC', 38.431, 0.0, 5.009, 0.0, 43.44),
        ('c', 'Monaco', 'HIC', 'HIC', 0.038, 0.0, 0.0, -0.0010000000000000009, 0.037),
        ('c', 'Moldova', 'MIC', 'HIC', 2.361, 0.0, -0.18700000000000028, -0.32099999999999995, 1.853),
        ('c', 'Madagascar', 'LIC', 'LIC', 32.741, 20.444000000000003, 0.0, 0.0, 53.185),
        ('c', 'Maldives', 'MIC', 'HIC', 0.53, 0.0, 0.0030000000000000027, 0.05699999999999994, 0.59),
        ('c', 'Mexico', 'MIC', 'HIC', 131.947, 0.0, 2.070999999999998, 14.927999999999997, 148.946),
        ('c', 'Marshall Islands', 'MIC', 'HIC', 0.036, 0.0, -0.006999999999999996, -0.004, 0.025),
        ('c', 'North Macedonia', 'MIC', 'HIC', 1.821, 0.0, -0.09799999999999986, -0.20400000000000018, 1.519),
        ('c', 'Mali', 'LIC', 'MIC', 25.199, 3.0169999999999995, 17.938000000000002, 0.0, 46.154),
        ('c', 'Malta', 'HIC', 'HIC', 0.58, 0.0, 0.0, -0.01100000000000001, 0.569),
        ('c', 'Myanmar', 'MIC', 'MIC', 54.851, 0.0, 3.7719999999999985, 0.0, 58.623),
        ('c', 'Montenegro', 'MIC', 'HIC', 0.623, 0.0, -0.006000000000000005, -0.09199999999999997, 0.525),
        ('c', 'Mongolia', 'MIC', 'HIC', 3.569, 0.0, 0.5869999999999997, 0.4119999999999999, 4.568),
        ('c', 'Northern Mariana Islands', 'HIC', 'HIC', 0.044, 0.0, 0.0, -0.0010000000000000009, 0.043),
        ('c', 'Mozambique', 'LIC', 'LIC', 35.632, 27.899, 0.0, 0.0, 63.531),
        ('c', 'Mauritania', 'MIC', 'MIC', 5.315, 0.0, 4.101, 0.0, 9.416),
        ('c', 'Mauritius', 'MIC', 'HIC', 1.244, 0.0, -0.0029999999999998916, -0.15500000000000003, 1.086),
        ('c', 'Malawi', 'LIC', 'LIC', 22.216, 15.146, 0.0, 0.0, 37.362),
        ('c', 'Malaysia', 'MIC', 'HIC', 35.978, 0.0, 5.207999999999998, 3.103999999999999, 44.29),
        ('c', 'Namibia', 'MIC', 'MIC', 3.093, 0.0, 1.4189999999999996, 0.0, 4.512),
        ('c', 'New Caledonia', 'HIC', 'HIC', 0.295, 0.0, 0.0, 0.04600000000000004, 0.341),
        ('c', 'Niger', 'LIC', 'LIC', 27.918, 24.596000000000004, 0.0, 0.0, 52.514),
        ('c', 'Nigeria', 'MIC', 'MIC', 237.528, 0.0, 121.65799999999999, 0.0, 359.186),
        ('c', 'Nicaragua', 'MIC', 'MIC', 7.008, 0.0, 1.7480000000000002, 0.0, 8.756),
        ('c', 'Netherlands', 'HIC', 'HIC', 18.088, 0.0, 0.0, 0.602999999999998, 18.691),
        ('c', 'Norway', 'HIC', 'HIC', 5.611, 0.0, 0.0, 0.2759999999999998, 5.887),
        ('c', 'Nepal', 'MIC', 'MIC', 29.618, 0.0, 5.0240000000000045, 0.0, 34.642),
        ('c', 'Nauru', 'HIC', 'HIC', 0.012, 0.0, 0.0, 0.004, 0.016),
        ('c', 'New Zealand', 'HIC', 'HIC', 5.325, 0.0, 0.0, 0.5099999999999998, 5.835),
        ('c', 'Oman', 'HIC', 'HIC', 5.495, 0.0, 0.0, 2.332, 7.827),
        ('c', 'Pakistan', 'MIC', 'MIC', 255.22, 0.0, 116.64399999999998, 0.0, 371.864),
        ('c', 'Panama', 'HIC', 'HIC', 4.571, 0.0, 0.0, 1.0600000000000005, 5.631),
        ('c', 'Peru', 'MIC', 'HIC', 34.577, 0.0, 3.760000000000005, 2.247, 40.584),
        ('c', 'Philippines', 'MIC', 'MIC', 116.787, 0.0, 17.585999999999984, 0.0, 134.373),
        ('c', 'Palau', 'HIC', 'HIC', 0.018, 0.0, 0.0, -0.0019999999999999983, 0.016),
        ('c', 'Papua New Guinea', 'MIC', 'MIC', 10.763, 0.0, 4.144, 0.0, 14.907),
        ('c', 'Poland', 'HIC', 'HIC', 36.436, 0.0, 0.0, -5.088999999999999, 31.347),
        ('c', 'Puerto Rico (U.S.)', 'HIC', 'HIC', 3.185, 0.0, 0.0, -0.7200000000000002, 2.465),
        ('c', 'Korea, Dem. Rep.', 'LIC', 'LIC', 26.571, -0.7840000000000025, 0.0, 0.0, 25.787),
        ('c', 'Portugal', 'HIC', 'HIC', 10.805, 0.0, 0.0, -0.6660000000000004, 10.139),
        ('c', 'Paraguay', 'MIC', 'MIC', 7.013, 0.0, 1.6270000000000007, 0.0, 8.64),
        ('c', 'West Bank and Gaza', 'MIC', 'MIC', 5.414, 0.0, 2.7720000000000002, 0.0, 8.186),
        ('c', 'French Polynesia', 'HIC', 'HIC', 0.282, 0.0, 0.0, 0.0030000000000000027, 0.285),
        ('c', 'Qatar', 'HIC', 'HIC', 2.972, 0.0, 0.0, 1.0, 3.972),
        ('c', 'Romania', 'HIC', 'HIC', 19.02, 0.0, 0.0, -2.8979999999999997, 16.122),
        ('c', 'Russian Federation', 'HIC', 'HIC', 143.513, 0.0, 0.0, -7.837999999999994, 135.675),
        ('c', 'Rwanda', 'LIC', 'MIC', 14.569, 0.32099999999999973, 7.817999999999998, 0.0, 22.708),
        ('c', 'Saudi Arabia', 'HIC', 'HIC', 36.974, 0.0, 0.0, 14.041000000000004, 51.015),
        ('c', 'Sudan', 'LIC', 'LIC', 51.662, 33.544000000000004, 0.0, 0.0, 85.206),
        ('c', 'Senegal', 'MIC', 'MIC', 18.932, 0.0, 11.433, 0.0, 30.365),
        ('c', 'Singapore', 'HIC', 'HIC', 6.111, 0.0, 0.0, 0.22000000000000064, 6.331),
        ('c', 'Solomon Islands', 'MIC', 'MIC', 0.839, 0.0, 0.47, 0.0, 1.309),
        ('c', 'Sierra Leone', 'LIC', 'LIC', 8.82, 4.128, 0.0, 0.0, 12.948),
        ('c', 'El Salvador', 'MIC', 'MIC', 6.366, 0.0, 0.2970000000000006, 0.0, 6.663),
        ('c', 'San Marino', 'HIC', 'HIC', 0.034, 0.0, 0.0, 0.0, 0.034),
        ('c', 'Somalia, Fed. Rep.', 'LIC', 'LIC', 19.655, 17.552, 0.0, 0.0, 37.207),
        ('c', 'Serbia', 'MIC', 'HIC', 6.549, 0.0, -0.04600000000000026, -1.0860000000000003, 5.417),
        ('c', 'South Sudan', 'LIC', 'LIC', 12.189, 6.152999999999999, 0.0, 0.0, 18.342),
        ('c', 'São Tomé and Príncipe', 'MIC', 'HIC', 0.24, 0.0, 0.11599999999999999, 0.009000000000000008, 0.365),
        ('c', 'Suriname', 'MIC', 'MIC', 0.64, 0.0, 0.09399999999999997, 0.0, 0.734),
        ('c', 'Slovak Republic', 'HIC', 'HIC', 5.414, 0.0, 0.0, -0.5329999999999995, 4.881),
        ('c', 'Slovenia', 'HIC', 'HIC', 2.131, 0.0, 0.0, -0.13599999999999968, 1.995),
        ('c', 'Sweden', 'HIC', 'HIC', 10.597, 0.0, 0.0, 0.6490000000000009, 11.246),
        ('c', 'Eswatini', 'MIC', 'MIC', 1.256, 0.0, 0.2489999999999999, 0.0, 1.505),
        ('c', 'Sint Maarten (Dutch part)', 'HIC', 'HIC', 0.044, 0.0, 0.0, 0.006999999999999999, 0.051),
        ('c', 'Seychelles', 'HIC', 'HIC', 0.123, 0.0, 0.0, 0.008000000000000007, 0.131),
        ('c', 'Syrian Arab Republic', 'LIC', 'LIC', 25.62, 12.172999999999998, 0.0, 0.0, 37.793),
        ('c', 'Turks and Caicos Islands', 'HIC', 'HIC', 0.047, 0.0, 0.0, 0.003999999999999997, 0.051),
        ('c', 'Chad', 'LIC', 'LIC', 21.004, 17.853999999999996, 0.0, 0.0, 38.858),
        ('c', 'Togo', 'MIC', 'MIC', 8.592, 0.0, 5.180999999999999, 0.0, 13.773),
        ('c', 'Thailand', 'MIC', 'MIC', 71.62, 0.0, -5.237000000000009, 0.0, 66.383),
        ('c', 'Tajikistan', 'MIC', 'MIC', 10.787, 0.0, 4.7879999999999985, 0.0, 15.575),
        ('c', 'Turkmenistan', 'MIC', 'MIC', 7.619, 0.0, 2.021000000000001, 0.0, 9.64),
        ('c', 'Timor-Leste', 'MIC', 'MIC', 1.419, 0.0, 0.47, 0.0, 1.889),
        ('c', 'Tonga', 'MIC', 'HIC', 0.104, 0.0, 0.0010000000000000009, 0.0, 0.105),
        ('c', 'Trinidad and Tobago', 'HIC', 'HIC', 1.368, 0.0, 0.0, -0.1010000000000002, 1.267),
        ('c', 'Tunisia', 'MIC', 'MIC', 12.349, 0.0, 0.7959999999999994, 0.0, 13.145),
        ('c', 'Türkiye', 'MIC', 'HIC', 85.879, 0.0, 0.23499999999999943, 3.263999999999996, 89.378),
        ('c', 'Tuvalu', 'MIC', 'HIC', 0.009, 0.0, 0.0, 0.0010000000000000009, 0.01),
        ('c', 'Taiwan, China', 'HIC', 'HIC', 23.113, 0.0, 0.0, -3.678000000000001, 19.435),
        ('c', 'Tanzania', 'MIC', 'MIC', 70.546, 0.0, 59.075, 0.0, 129.621),
        ('c', 'Uganda', 'LIC', 'MIC', 51.385, 2.7590000000000003, 31.287, 0.0, 85.431),
        ('c', 'Ukraine', 'MIC', 'HIC', 38.98, 0.0, -4.975999999999999, -2.0139999999999993, 31.99),
        ('c', 'Uruguay', 'HIC', 'HIC', 3.385, 0.0, 0.0, -0.13099999999999978, 3.254),
        ('c', 'United States', 'HIC', 'HIC', 341.785, 0.0, 0.0, 33.039999999999964, 374.825),
        ('c', 'Uzbekistan', 'MIC', 'MIC', 37.053, 0.0, 15.158000000000001, 0.0, 52.211),
        ('c', 'St. Vincent and the Grenadines', 'MIC', 'HIC', 0.1, 0.0, -0.0030000000000000027, -0.008000000000000007, 0.089),
        ('c', 'Venezuela, RB', 'MIC', 'MIC', 28.517, 0.0, 2.5779999999999994, 0.0, 31.095),
        ('c', 'British Virgin Islands', 'HIC', 'HIC', 0.04, 0.0, 0.0, 0.0, 0.04),
        ('c', 'Virgin Islands (U.S.)', 'HIC', 'HIC', 0.104, 0.0, 0.0, -0.016, 0.088),
        ('c', 'Viet Nam', 'MIC', 'HIC', 101.599, 0.0, 8.229, 0.18099999999999739, 110.009),
        ('c', 'Vanuatu', 'MIC', 'MIC', 0.335, 0.0, 0.199, 0.0, 0.534),
        ('c', 'Samoa', 'MIC', 'MIC', 0.219, 0.0, 0.05400000000000002, 0.0, 0.273),
        ('c', 'Kosovo', 'MIC', 'HIC', 1.577, 0.0, -0.006999999999999895, -0.02200000000000002, 1.548),
        ('c', 'Yemen, Rep.', 'LIC', 'LIC', 41.774, 29.201999999999998, 0.0, 0.0, 70.976),
        ('c', 'South Africa', 'MIC', 'MIC', 64.747, 0.0, 14.430000000000007, 0.0, 79.177),
        ('c', 'Zambia', 'MIC', 'MIC', 21.914, 0.0, 16.168999999999997, 0.0, 38.083),
        ('c', 'Zimbabwe', 'MIC', 'MIC', 16.951, 0.0, 8.915, 0.0, 25.866),
    ],
}

LEVELS = {
    2000: {'LIC': 2531.6179999999995, 'MIC': 2708.6349999999993, 'HIC': 904.4619999999999},
    2025: {'LIC': 767.4910000000001, 'MIC': 6024.199, 'HIC': 1423.507},
    2050: {'LIC': 651.039, 'MIC': 5402.883999999999, 'HIC': 3594.8830000000003},
}

# Economies classified high income in 2000 or later that lost the status at some
# point before 2025. Counted over the annual OGHIST series; see PROVENANCE.
N_LEFT_HIC_2000_2025 = 16

COL = {'LIC': '#C62828', 'MIC': '#F9A825', 'HIC': '#283593'}
TXT = {'LIC': 'white', 'MIC': '#5A3D00', 'HIC': 'white'}
GROUPS = ['LIC', 'MIC', 'HIC']
RANK = {g: i for i, g in enumerate(GROUPS)}
SHORT = {'Russian Federation': 'Russia', 'Congo, Dem. Rep.': 'Congo DR',
         'Syrian Arab Republic': 'Syria'}
YEARS = [2000, 2025, 2050]
PANELS = [(2000, 2025), (2025, 2050)]

FONT = 'DejaVu Sans'
_fp = font_manager.findfont(font_manager.FontProperties(family=FONT),
                            fallback_to_default=False)
assert os.path.exists(_fp), f'{FONT} did not resolve to a file: {_fp}'
plt.rcParams['font.family'] = FONT


# ------------------------------------------------------------------ accounting
def cohorts(t0, T):
    """Rebuild the per-cohort aggregates from the embedded records."""
    rib, gin = {}, {}
    for kind, nm, o, d, base, gl, gm, gh, end in COHORTS[(t0, T)]:
        if kind == 'e':
            gin[d] = gin.get(d, 0.0) + end
            continue
        assert abs(base + gl + gm + gh - end) < 1e-6, nm
        r = rib.setdefault((o, d), dict(base=0.0, n=0, members=[],
                                        growth={g: 0.0 for g in GROUPS}))
        r['base'] += base
        r['n'] += 1
        r['members'].append((nm, end))
        for g, w in zip(GROUPS, (gl, gm, gh)):
            r['growth'][g] += w
    return rib, gin


lev = {y: {g: v / 1000 for g, v in LEVELS[y].items()} for y in YEARS}
RIB, GIN, HAD_ENTRANTS = {}, {}, {}
for t0, T in PANELS:
    rib, gin = cohorts(t0, T)
    RIB[t0] = {k: dict(base=v['base'] / 1000, n=v['n'], members=v['members'],
                       growth={g: w / 1000 for g, w in v['growth'].items()})
               for k, v in rib.items()}
    GIN[t0] = {g: w / 1000 for g, w in gin.items()}
    HAD_ENTRANTS[t0] = set(gin)

for t0 in RIB:                              # entrants ride the stay ribbon
    for g, w in GIN[t0].items():
        RIB[t0][(g, g)]['growth'][g] += w
    GIN[t0] = {}
    for v in RIB[t0].values():
        v['total'] = v['base'] + sum(v['growth'].values())

# the embedded totals must match what the records say, up to summation order
for y in YEARS:
    for g in GROUPS:
        panel = (2000, 2025) if y in (2000, 2025) else (2025, 2050)
        if y == panel[0]:
            s = sum(r[4] for r in COHORTS[panel] if r[0] == 'c' and r[2] == g)
        else:
            s = sum(r[8] for r in COHORTS[panel] if r[3] == g)
        assert abs(s - LEVELS[y][g]) < 1e-9, f'LEVELS[{y}][{g}] disagrees'


# ------------------------------------------------------------------- geometry
GAP, BW = 0.42, 0.072
X = {2000: 0.0, 2025: 1.0, 2050: 2.0}
slot = {}
for y in YEARS:
    b = 0.0
    for g in GROUPS:
        slot[(y, g)] = (b, b + lev[y][g])
        b += lev[y][g] + GAP
TOP = max(slot[(y, 'HIC')][1] for y in YEARS)


def out_stack(t0, g):
    it = [(d, v['base']) for (o, d), v in RIB[t0].items() if o == g]
    return sorted(it, key=lambda kv: RANK[kv[0]])


def in_stack(t0, g):
    it = [(o, v['total']) for (o, d), v in RIB[t0].items() if d == g]
    return sorted(it, key=lambda kv: RANK[kv[0]])


def band(t0, g, side, partner):
    y = t0 if side == 'out' else t0 + 25
    acc = slot[(y, g)][0]
    for k, w in (out_stack(t0, g) if side == 'out' else in_stack(t0, g)):
        if k == partner:
            return acc, w
        acc += w
    raise KeyError((t0, g, side, partner))


def smooth(n=240):
    t = np.linspace(0, 1, n)
    return t, 3 * t ** 2 - 2 * t ** 3


def ribbon(ax, x0, x1, a0, w0, a1, w1, c0, c1, z=2, hatch=None, alpha=0.92):
    t, s = smooth()
    x = x0 + (x1 - x0) * t
    lo = a0 + (a1 - a0) * s
    hi = (a0 + w0) + ((a1 + w1) - (a0 + w0)) * s
    verts = np.concatenate([np.column_stack([x, hi]),
                            np.column_stack([x[::-1], lo[::-1]])])
    if hatch is None:
        patch = PathPatch(Path(verts, closed=True), lw=0, fc='none', zorder=z)
        ax.add_patch(patch)
        if c0 == c1:
            patch.set_facecolor(c0)
            patch.set_alpha(alpha)
        else:
            cm = LinearSegmentedColormap.from_list('r', [c0, c1])
            im = ax.imshow(np.linspace(0, 1, 256).reshape(1, -1), cmap=cm,
                           extent=[x0, x1, lo.min(), hi.max()], aspect='auto',
                           origin='lower', alpha=alpha, zorder=z)
            im.set_clip_path(patch)
    else:
        fc, ec, al, hh = hatch
        ax.add_patch(PathPatch(Path(verts, closed=True), fc=fc, ec=ec, lw=0.0,
                               alpha=al, hatch=hh, zorder=z))
    return lambda f: (x0 + (x1 - x0) * f, np.interp(f, t, (lo + hi) / 2))


def extent(t, rend):
    p = t.get_bbox_patch()
    return (p.get_window_extent(rend) if p is not None
            else t.get_window_extent(rend))


# -------------------------------------------------------------------- caption
CAP_SIZE, CAP_LEFT, CAP_RIGHT_PX, CAP_PITCH_PX = 7.0, 0.012, 70.0, 22.0
WM, WM_COLOR, CAP_COLOR = 'movingfrontiers.substack.com', '#999999', '#666666'
WM_SIZE = CAP_SIZE * 1.2
_wcache = {}


def _w(fig, s, size):
    if (s, size) not in _wcache:
        t = fig.text(0, -1, s, fontsize=size)
        fig.canvas.draw()
        _wcache[(s, size)] = (t.get_window_extent(fig.canvas.get_renderer())
                              .width / fig.bbox.width)
        t.remove()
    return _wcache[(s, size)]


def _greedy(fig, words, limit):
    lines, cur = [], ''
    for wd in words:
        trial = (cur + ' ' + wd).strip()
        if cur and _w(fig, trial, CAP_SIZE) > limit:
            lines.append(cur)
            cur = wd
        else:
            cur = trial
    if cur:
        lines.append(cur)
    return lines


def _wrap(fig, text, full, tail):
    """All lines but the final two run full width; the last two clear the mark."""
    words = text.split()
    if tail >= full:
        return _greedy(fig, words, full)
    fallback = None
    for n_full in range(60):
        head, cur, i = [], '', 0
        while i < len(words) and len(head) < n_full:
            trial = (cur + ' ' + words[i]).strip()
            if cur and _w(fig, trial, CAP_SIZE) > full:
                head.append(cur)
                cur = ''
                continue
            cur = trial
            i += 1
        rest = ([cur] if cur else []) + words[i:]
        out = _greedy(fig, ' '.join(rest).split(), tail)
        if len(out) == 2:
            return head + out
        if len(out) < 2:
            fallback = head + out
            break
    return fallback or _greedy(fig, words, tail)


def draw_caption(fig, paragraphs, top, closers=()):
    wi, hi = fig.get_size_inches()
    W, H = wi * DPI, hi * DPI
    right = 1 - CAP_RIGHT_PX / W
    full = right - CAP_LEFT
    tail = full - _w(fig, WM, WM_SIZE) - _w(fig, 'movi', WM_SIZE)
    pitch = CAP_PITCH_PX / H

    def build(extra):
        out = []
        for i, p in enumerate(paragraphs):
            last = i == len(paragraphs) - 1
            out += _wrap(fig, (p + ' ' + extra).strip() if last else p,
                         full, tail if last else full)
        return out

    for c in ('',) + tuple(closers):
        lines = build(c)
        if (_w(fig, lines[-1], CAP_SIZE) <= tail
                and _w(fig, lines[-2], CAP_SIZE) <= tail):
            break
    y, objs = top, []
    for ln in lines:
        objs.append(fig.text(CAP_LEFT, y, ln, fontsize=CAP_SIZE,
                             color=CAP_COLOR, va='baseline'))
        y -= pitch
    y_last = y + pitch
    wm = fig.text(right, y_last, WM, fontsize=WM_SIZE, color=WM_COLOR,
                  ha='right', va='baseline')
    r = fig.canvas.get_renderer()
    gap = ((wm.get_window_extent(r).x0 - objs[-1].get_window_extent(r).x1)
           / fig.bbox.width)
    assert gap >= _w(fig, 'movi', WM_SIZE) * 0.95, f'watermark gap {gap:.4f}'
    assert abs(wm.get_window_extent(r).y0 - objs[-1].get_window_extent(r).y0
               ) / fig.bbox.height < 0.0015
    assert y_last > 0.004, f'caption bottom {y_last:.4f}'


# ---------------------------------------------------------------------- chart
fig = plt.figure(figsize=(8, 10.6))
ax = fig.add_axes([0.052, 0.212, 0.912, 0.628])
ax.set_xlim(-0.20, 2.24)
ax.set_ylim(-0.32, TOP + 0.42)
ax.axis('off')
OBST, centre, YR = [], {}, {}

for t0 in (2000, 2025):
    x0, x1 = X[t0] + BW, X[t0 + 25] - BW
    for (o, d) in sorted(RIB[t0], key=lambda k: (RANK[k[0]], RANK[k[1]])):
        v = RIB[t0][(o, d)]
        a0, _ = band(t0, o, 'out', d)
        a1, _ = band(t0, d, 'in', o)
        net = v['total'] - v['base']
        hw = net if net >= 0.04 else 0.0     # a thinner band reads as a stray line
        centre[(t0, o, d)] = ribbon(ax, x0, x1, a0, v['base'],
                                    a1, v['total'] - hw,
                                    COL[o], COL[d], z=2 if o == d else 3)
        if hw > 0:
            ribbon(ax, x0, x1, a0 + v['base'], 0.0, a1 + v['total'] - hw, hw,
                   COL[d], COL[d], z=4, hatch=(COL[d], COL[d], 0.34, '///'))

for y in YEARS:
    for g in GROUPS:
        b, L = slot[(y, g)][0], lev[y][g]
        OBST.append(ax.add_patch(Rectangle((X[y] - BW, b), 2 * BW, L, fc=COL[g],
                                 ec='white', lw=1.1, zorder=6)))
        OBST.append(ax.text(X[y], b + L / 2, f'{L:.2f}', ha='center',
                    va='center', color=TXT[g], fontsize=11 if L < 0.9 else 12,
                    fontweight='bold', zorder=7, linespacing=1.28))
    YR[y] = ax.text(X[y], TOP + 0.30, str(y), ha='center', va='bottom',
                    fontsize=17, fontweight='bold', color='#2d2d2d')
    OBST.append(YR[y])

# ------------------------------------------------------------- ribbon labels
BOX = dict(boxstyle='round,pad=0.26', fc='#F7F5F1', ec='none', lw=0)
FRAC0 = {('LIC', 'MIC'): 0.30, ('MIC', 'HIC'): 0.72, ('MIC', 'LIC'): 0.72,
         ('LIC', 'LIC'): 0.50, ('MIC', 'MIC'): 0.30, ('HIC', 'HIC'): 0.32}
CANDS = [0.0, 0.10, -0.10, 0.20, -0.20, 0.06, -0.06, 0.30, -0.30, 0.16, -0.16,
         0.38, -0.38, 0.44, -0.44]
NUDGE = {(2000, 'HIC', 'HIC'): 2.0, (2000, 'MIC', 'HIC'): 1.0,
         (2000, 'MIC', 'MIC'): 1.0, (2000, 'LIC', 'MIC'): 0.5,
         (2025, 'LIC', 'MIC'): 0.5}
CHAR_DOWN = {(2000, 'HIC', 'HIC'): 1.0}


def term(x, word=''):
    neg = x < -0.005
    val = -x if neg else max(x, 0.0)
    return (' \u2212 ' if neg else ' + ') + f'{val:.2f}' + (' ' + word if word else '')


fig.canvas.draw()
rend = fig.canvas.get_renderer()
obst = [extent(o, rend) if hasattr(o, 'get_bbox_patch')
        else o.get_window_extent(rend) for o in OBST]
labels = []
for t0 in (2000, 2025):
    for (o, d), v in sorted(RIB[t0].items(), key=lambda kv: -kv[1]['total']):
        if v['total'] < 0.18:
            continue
        lead = SHORT.get(max(v['members'], key=lambda m: m[1])[0],
                         max(v['members'], key=lambda m: m[1])[0])
        pre = v['growth'][o]
        post = sum(w for g2, w in v['growth'].items() if g2 != o)
        if o == d:
            head = f'{v["n"]} stay {o}'
            sub = f'{v["base"]:.2f}' + term(v['total'] - v['base'])
        else:
            share = (max(v['members'], key=lambda m: m[1])[1]
                     / sum(m[1] for m in v['members']))
            head = (f'{lead.upper()} + {v["n"] - 1} \u2192 {d}' if share > 0.30
                    else f'{v["n"]} \u2192 {d}')
            sub = f'{v["base"]:.2f}' + term(pre, 'before') + term(post, 'after')
        t = ax.text(0, 0, f'{head}\n{sub}', ha='center', va='center',
                    fontsize=7.8, fontweight='bold', color='#2d2d2d', bbox=BOX,
                    zorder=9, linespacing=1.30, multialignment='center')
        px0, px1 = X[t0] + BW, X[t0 + 25] - BW
        f0 = FRAC0[(o, d)]
        t.set_position(((px0 + px1) / 2, centre[(t0, o, d)](0.5)[1]))
        fig.canvas.draw()
        inv = ax.transData.inverted()
        hw2 = abs(inv.transform((extent(t, rend).width, 0))[0]
                  - inv.transform((0, 0))[0]) / 2
        span = px1 - px0
        f_lo = min(0.5, (hw2 + 0.01) / span)
        f_hi = max(0.5, 1 - (hw2 + 0.01) / span)
        placed = False
        for dd in CANDS:
            f = min(max(f0 + dd, f_lo), f_hi)
            t.set_position(centre[(t0, o, d)](f))
            fig.canvas.draw()
            bb = extent(t, rend)
            if not any(bb.overlaps(q) for q in obst
                       + [extent(l[0], rend) for l in labels]):
                placed = True
                break
        if not placed:
            t.set_position(centre[(t0, o, d)](min(max(f0, f_lo), f_hi)))
        t.set_position(((X[t0] + X[t0 + 25]) / 2, centre[(t0, o, d)](0.5)[1]))
        labels.append((t, t0, o, d))

fig.canvas.draw()
inv = ax.transData.inverted()
for t, t0, o, d in labels:                  # nudges in multiples of box height
    bb = extent(t, rend)
    h = abs(inv.transform((0, bb.height))[1] - inv.transform((0, 0))[1])
    ch = h / (t.get_text().count('\n') + 1)
    x, y = t.get_position()
    t.set_position((x, y + NUDGE.get((t0, o, d), 0.0) * h
                    - CHAR_DOWN.get((t0, o, d), 0.0) * ch))
labels = [l[0] for l in labels]

# --------------------------------------------------------- titles and legend
fig.text(0.030, 0.972, 'How country income groups fill up', fontsize=19,
         fontweight='bold', color='#2d2d2d', va='top')
fig.text(0.030, 0.935,
         'Population in billions, with each ribbon showing its starting population\n'
         '(solid) and population growth (hatched), before and after reclassification',
         fontsize=13.5, color='#646464', va='top', linespacing=1.30)

hs = [Rectangle((0, 0), 1, 1, fc=COL['LIC'], ec='white'),
      Rectangle((0, 0), 1, 1, fc=COL['MIC'], ec='white'),
      Rectangle((0, 0), 1, 1, fc=COL['HIC'], ec='white'),
      Rectangle((0, 0), 1, 1, fc='white', ec='#555555', lw=0.9, hatch='///')]
lb = ['Low income', 'Middle income', 'High income',
      'Population growth before and after reclassification']
leg = fig.legend(hs, lb, loc='lower center', bbox_to_anchor=(0.5, 0.132), ncol=4,
                 frameon=False, fontsize=9.0, handlelength=1.5, handleheight=1.05,
                 columnspacing=1.1, labelspacing=0.62)

# projection note, one character clear of the plotted area
fig.canvas.draw()
r = fig.canvas.get_renderer()
probe = fig.text(0, -1, 'projection', fontsize=10.5, style='italic')
fig.canvas.draw()
CH = probe.get_window_extent(r).height / fig.bbox.height
probe.remove()
chart_bottom = (ax.get_position().y0 + (0 - ax.get_ylim()[0])
                / (ax.get_ylim()[1] - ax.get_ylim()[0]) * ax.get_position().height)
px = fig.transFigure.inverted().transform(
    ax.transData.transform((X[2025] + BW + 0.015, 0)))[0]
pnote = fig.text(px, chart_bottom - CH, 'projection from 2026 \u2192', ha='left',
                 va='top', fontsize=10.5, style='italic', color='#646464')
fig.canvas.draw()
pn = pnote.get_window_extent(r)
lgb = leg.get_window_extent(r)
leg.set_bbox_to_anchor((0.5, pn.y0 / fig.bbox.height - 1.5 * CH
                        - lgb.height / fig.bbox.height))
fig.canvas.draw()

# caption sits exactly 2.5 caption-character heights below the legend
_lg = leg.get_window_extent(r).y0 / fig.bbox.height
pr = fig.text(0, -1, 'Source', fontsize=CAP_SIZE)
fig.canvas.draw()
pb = pr.get_window_extent(r)
capch = pb.height / fig.bbox.height
ascent = pb.y1 / fig.bbox.height + 1.0
pr.remove()

PARAS = [
    "Source: World Bank OGHIST (July 2026) and WDI population; UN World Population Prospects 2024 medium variant; author's calculations and projections.",
    "Note: LIC = low-income countries, MIC = lower-middle and upper-middle-income countries taken together, HIC = high-income countries. Each economy "
    "belongs to one ribbon per panel, from its group at the start of the panel to its group at the end. A ribbon leaves the left bar at the population its "
    "members had in that year, so the left bars carry no growth, and arrives wider by their growth over the 25 years, shown as the hatched band. Each label "
    "reads starting population, then growth before reclassification, then growth after it, so solid plus the growth before is what these economies held in "
    "the year they were reclassified. A ribbon narrows where growth is negative, which is what high income does once China arrives. Cohorts net out "
    f"reversals, so an economy that lost high income and regained it appears only as high income; {N_LEFT_HIC_2000_2025} economies did that between 2000 "
    "and 2025. Counts are cohort members. Population is mid-year.",
]

# prose consistency: the note and the docstring both state the reversal count
assert N_LEFT_HIC_2000_2025 == 16, \
    'docstring says "Sixteen economies did that between 2000 and 2025"'
assert f'{N_LEFT_HIC_2000_2025} economies did that' in PARAS[1], \
    'caption reversal count lost its binding to N_LEFT_HIC_2000_2025'
# prose consistency: "the left bars carry no growth"
for t0 in (2000, 2025):
    for g in GROUPS:
        out = sum(v['base'] for (o, d), v in RIB[t0].items() if o == g)
        assert abs(out - lev[t0][g]) < 1e-6, \
            f'caption says the left bars carry no growth, but {t0} {g} departures differ'
        inn = sum(v['total'] for (o, d), v in RIB[t0].items() if d == g)
        assert abs(inn - lev[t0 + 25][g]) < 1e-6, \
            f'arrivals at {t0 + 25} {g} do not sum to the bar'

draw_caption(fig, PARAS, top=_lg - 2.5 * capch - ascent, closers=[
    'Figures are rounded to two decimals.',
    'All three groups share one population basis.',
    'All figures are rounded to two decimals.'])

fig.canvas.draw()
allt = [extent(t, r) for t in labels]
assert not [(i, j) for i in range(len(allt)) for j in range(i + 1, len(allt))
            if allt[i].overlaps(allt[j])], 'label-label collision'
assert not [(i, k) for i, bb in enumerate(allt)
            for k, q in enumerate(obst) if bb.overlaps(q)], 'label-bar collision'
fig.savefig(f'{STEM}.png', dpi=DPI, facecolor='white')


# ------------------------------------------------------------------------ csv
rows = []
for y in YEARS:
    tot = sum(lev[y].values())
    for g in GROUPS:
        rows.append(dict(row_type='bar', year=y, group=g,
                         population_bn=round(lev[y][g], 4),
                         share_of_classified_pct=round(lev[y][g] / tot * 100, 1)))
for t0 in (2000, 2025):
    for (o, d) in sorted(RIB[t0], key=lambda k: (RANK[k[0]], RANK[k[1]])):
        v = RIB[t0][(o, d)]
        pre = v['growth'][o]
        post = sum(w for k, w in v['growth'].items() if k != o)
        lead = SHORT.get(max(v['members'], key=lambda m: m[1])[0],
                         max(v['members'], key=lambda m: m[1])[0])
        share = (max(v['members'], key=lambda m: m[1])[1]
                 / sum(m[1] for m in v['members']))
        if o == d:
            label = f'{v["n"]} stay {o}'
        elif v['n'] == 1:
            label = f'{lead.upper()} -> {d}'
        elif share > 0.30:
            label = f'{lead.upper()} + {v["n"] - 1} -> {d}'
        else:
            label = f'{v["n"]} -> {d}'
        rows.append(dict(
            row_type='ribbon', panel=f'{t0}-{t0 + 25}', origin=o, destination=d,
            economies=v['n'], chart_label=label,
            labelled_on_chart='yes' if v['total'] >= 0.18 else 'no',
            largest_member=lead,
            start_population_bn=round(v['base'], 4),
            growth_total_bn=round(pre + post, 4),
            growth_before_reclassification_bn=('' if o == d else round(pre, 4)),
            growth_after_reclassification_bn=('' if o == d else round(post, 4)),
            end_population_bn=round(v['total'], 4),
            population_at_reclassification_bn=('' if o == d
                                               else round(v['base'] + pre, 4)),
            notes=('growth includes economies entering the classification'
                   if o == d and o in HAD_ENTRANTS[t0] else '')))

COLS = ['row_type', 'panel', 'year', 'group', 'origin', 'destination',
        'economies', 'chart_label', 'labelled_on_chart', 'largest_member',
        'population_bn', 'share_of_classified_pct', 'start_population_bn',
        'growth_total_bn', 'growth_before_reclassification_bn',
        'growth_after_reclassification_bn', 'end_population_bn',
        'population_at_reclassification_bn', 'notes']
with open(f'{STEM}.csv', 'w', newline='') as f:
    w = csv.DictWriter(f, fieldnames=COLS, extrasaction='ignore')
    w.writeheader()
    for row in rows:
        w.writerow({c: row.get(c, '') for c in COLS})

print(f'wrote {STEM}.png and {STEM}.csv')
